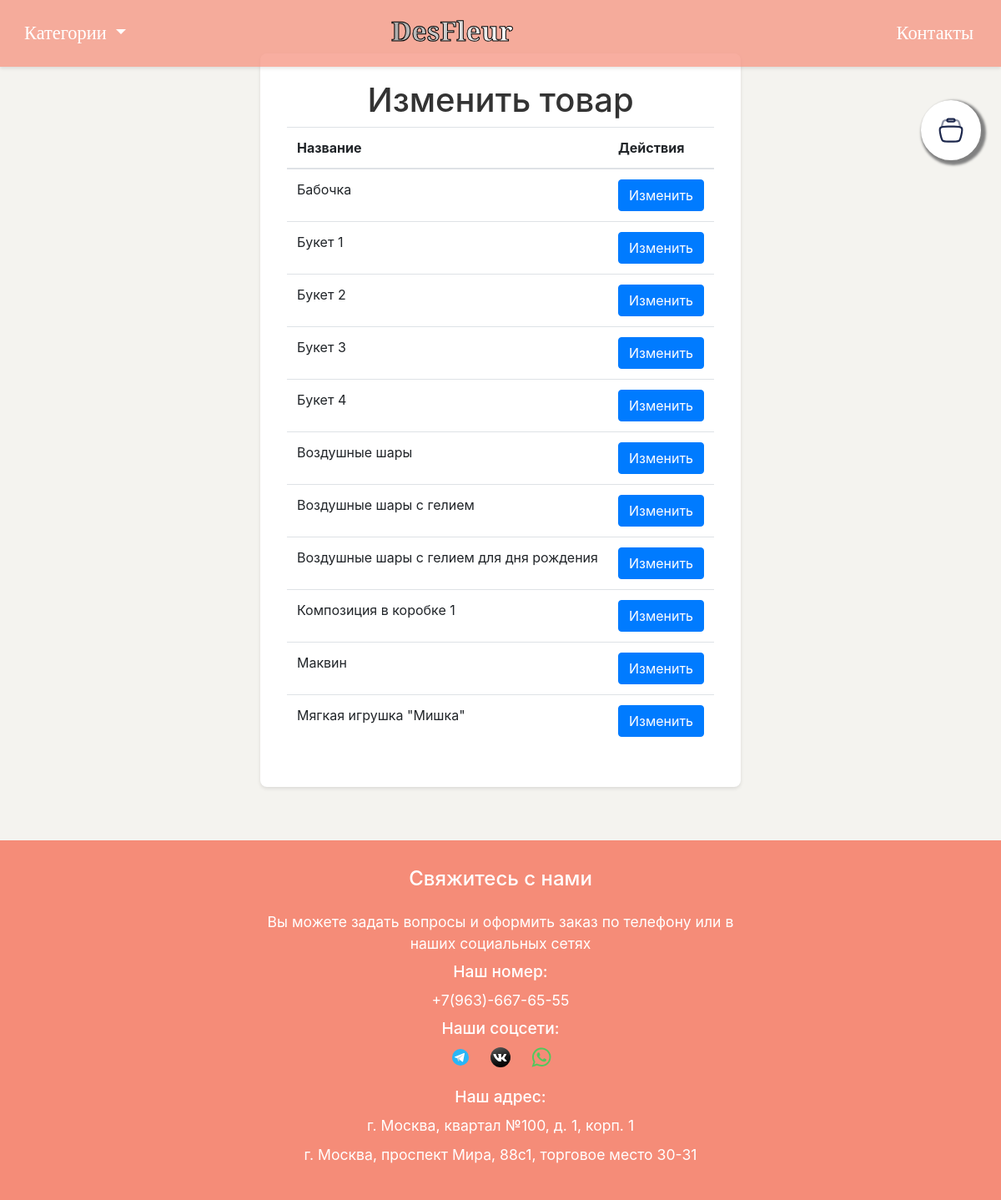
/edit_flower_list (signed in), run on the app's committed database.
### tables this page shows
CREATE TABLE flowers (id INTEGER PRIMARY KEY AUTOINCREMENT, name TEXT NOT NULL, description TEXT, price INTEGER NOT NULL, image_paths TEXT, category TEXT NOT NULL);

### app.py (the view)
@app.route('/edit_flower_list')
def edit_flower_list():
    if not session.get('admin'):
        return redirect(url_for('admin'))
    flowers = models.get_flowers()
    return render_template('edit_flower_list.html', flowers=flowers)

### models.py (called while the page is built)
def get_flowers():
    conn = sqlite3.connect('flowers.db')
    c = conn.cursor()
    c.execute('SELECT * FROM flowers ORDER BY name')
    flowers = c.fetchall()
    conn.close()
    return flowers

### templates/edit_flower_list.html
{% extends 'base.html' %}
{% block content %}
<div class="add-flower-container">
    <h1>Изменить товар</h1>
    <table class="table">
        <thead>
            <tr>
                <th>Название</th>
                <th>Действия</th>
            </tr>
        </thead>
        <tbody>
            {% for flower in flowers %}
            <tr>
                <td>{{ flower[1] }}</td>
                <td>
                    <a href="{{ url_for('edit_flower', flower_id=flower[0]) }}" class="btn btn-primary">Изменить</a>
                </td>
            </tr>
            {% endfor %}
        </tbody>
    </table>
</div>
{% endblock %}

### static/css/styles.css (style rules this page uses)
body { font-family: 'Lora', serif; background-color: #ffff78; margin: 0; padding: 0; color: #333; display: flex; flex-direction: column; min-height: 100vh; }
.add-flower-container { background-color: #ffffff; padding: 2em; border-radius: 8px; box-shadow: 0 2px 4px rgba(0, 0, 0, 0.1); max-width: 600px; margin: 2em auto; }
.add-flower-container h1 { text-align: center; color: #333; }

### data on the page
flowers: name "Бабочка"
flowers: name "Букет 1"
flowers: name "Букет 2"
flowers: name "Букет 3"
flowers: name "Букет 4"
flowers: name "Воздушные шары"
flowers: name "Воздушные шары с гелием"
flowers: name "Воздушные шары с гелием для дня рождения"
flowers: name "Композиция в коробке 1"
flowers: name "Маквин"
flowers: name "Мягкая игрушка \"Мишка\""
